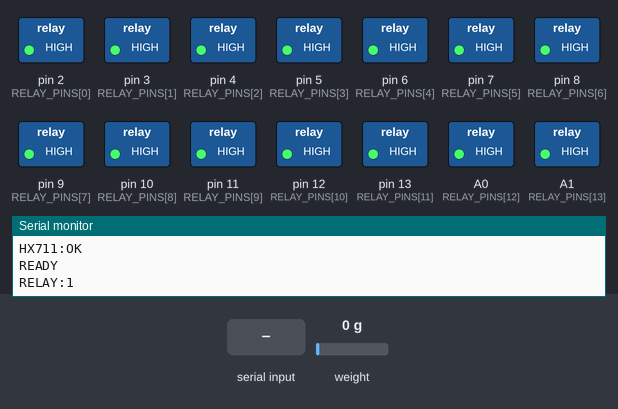
Bench run of a sketch on a simulated Arduino Nano, built with avr-gcc and run on an emulated ATmega328P. Shown: switched loads named in the sketch (green lamp = pin HIGH), the last lines printed to the serial monitor. The test bench sets the inputs (shaded band); at power-on: weight on the scale 0 g.

Above: at 1.2 s.
1.3 s: "READ\n" received over Serial
At 3.4 s:
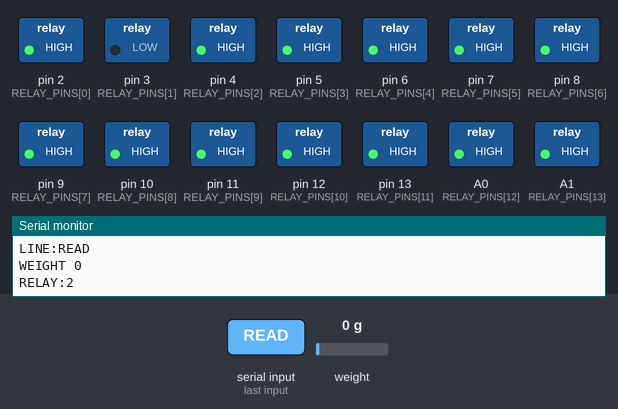
4.3 s: byte 13 ('\r') received over Serial
At 6.4 s:
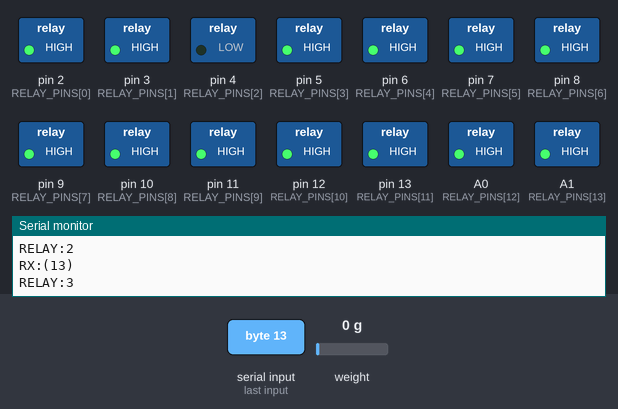
7.3 s: "TARE\n" received over Serial
At 8.1 s:
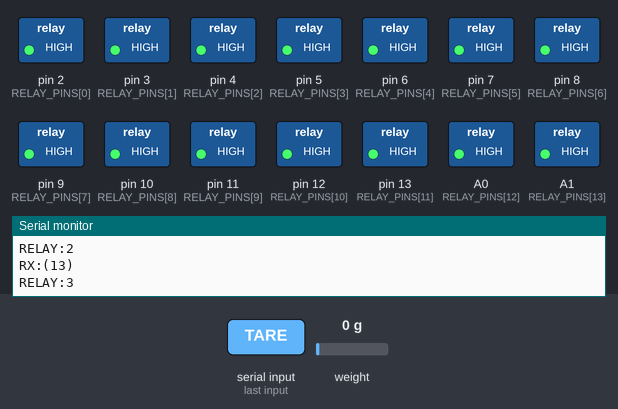
10.3 s: "1\n" received over Serial
Timing chart, 0 to 26.8 s (numbered marks = the images above; inputs shaded):
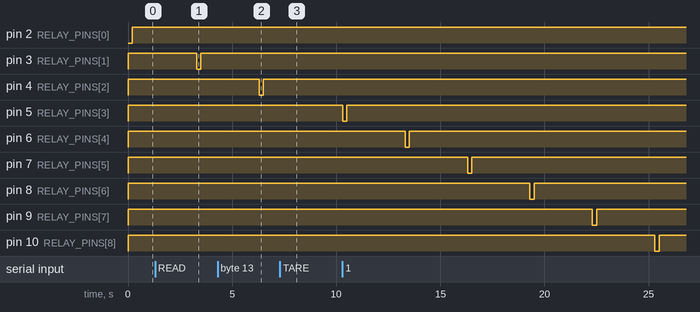

Measured:
- after the input at 7.3 s, pin 5 (RELAY_PINS[3]): stays HIGH (without the input it goes to LOW after 2.0 s)

The sketch:

diag.ino
```cpp
// Bartender diag sketch — minimal Arduino Nano sanity check.
//
// On boot: prints READY.
// On a slow tick: cycles each of 16 relays in turn and prints "RELAY:<n>".
// Per byte received: echoes "RX:<chr>(<dec>)" so the host's TX is visible
//                    even when the line-ending dropdown is wrong.
// On '\n' or '\r' terminator: also echoes "LINE:<accumulated_text>".
//
// Recognized commands (typed at Serial Monitor):
//   READ  -> WEIGHT <raw_counts>     reads the HX711 (uncalibrated)
//   TARE  -> OK TARE                 zeros the cell at current resting load
//
// No EEPROM, no watchdog, no command IDs. This sketch is for hardware
// bring-up only; switch back to bartender.ino for real pours.

#include "HX711.h"

const uint8_t RELAY_PINS[16] = {
  2, 3, 4, 5, 6, 7, 8, 9,
  10, 11, 12, 13, A0, A1, A2, A3,
};
const bool RELAY_ACTIVE_LOW = true;
// Slowed from 1s to 3s so HX711 output isn't drowned out by RELAY ticks.
const uint32_t RELAY_ON_MS  = 200;
const uint32_t RELAY_GAP_MS = 2800;

const uint8_t HX711_DT  = A4;
const uint8_t HX711_SCK = A5;
HX711 scale;

void relayWrite(uint8_t i, bool on) {
  bool active = RELAY_ACTIVE_LOW ? !on : on;
  digitalWrite(RELAY_PINS[i], active ? HIGH : LOW);
}

void setup() {
  // Drive idle level BEFORE switching to OUTPUT, so we don't click every
  // relay on for one CPU cycle at power-up.
  for (uint8_t i = 0; i < 16; i++) {
    digitalWrite(RELAY_PINS[i], RELAY_ACTIVE_LOW ? HIGH : LOW);
    pinMode(RELAY_PINS[i], OUTPUT);
  }
  Serial.begin(115200);
  scale.begin(HX711_DT, HX711_SCK);
  // Don't tare here — wait for the user's TARE command so they can choose
  // when (e.g. with the empty glass on the cell). If HX711 isn't wired,
  // skip silently so READY still prints.
  if (scale.wait_ready_timeout(500)) {
    Serial.println("HX711:OK");
  } else {
    Serial.println("HX711:NOT_RESPONDING");
  }
  Serial.println("READY");
}

void handleLine(const String& line) {
  if (line.equalsIgnoreCase("READ")) {
    if (!scale.wait_ready_timeout(500)) {
      Serial.println("ERR scale-timeout");
      return;
    }
    long raw = scale.read_average(3);
    Serial.print("WEIGHT ");
    Serial.println(raw);
    return;
  }
  if (line.equalsIgnoreCase("TARE")) {
    if (!scale.wait_ready_timeout(500)) {
      Serial.println("ERR scale-timeout");
      return;
    }
    scale.tare();
    Serial.println("OK TARE");
    return;
  }
  Serial.print("UNKNOWN:");
  Serial.println(line);
}

void loop() {
  static uint8_t slot = 0;
  static String buf;

  while (Serial.available()) {
    char c = (char)Serial.read();
    Serial.print("RX:");
    Serial.print(c);
    Serial.print("(");
    Serial.print((int)c);
    Serial.println(")");
    if (c == '\n' || c == '\r') {
      if (buf.length()) {
        Serial.print("LINE:");
        Serial.println(buf);
        handleLine(buf);
      }
      buf = "";
    } else {
      buf += c;
      if (buf.length() > 64) buf = "";
    }
  }

  Serial.print("RELAY:");
  Serial.println(slot + 1);
  relayWrite(slot, true);
  delay(RELAY_ON_MS);
  relayWrite(slot, false);
  delay(RELAY_GAP_MS);
  slot = (slot + 1) % 16;
}
```
